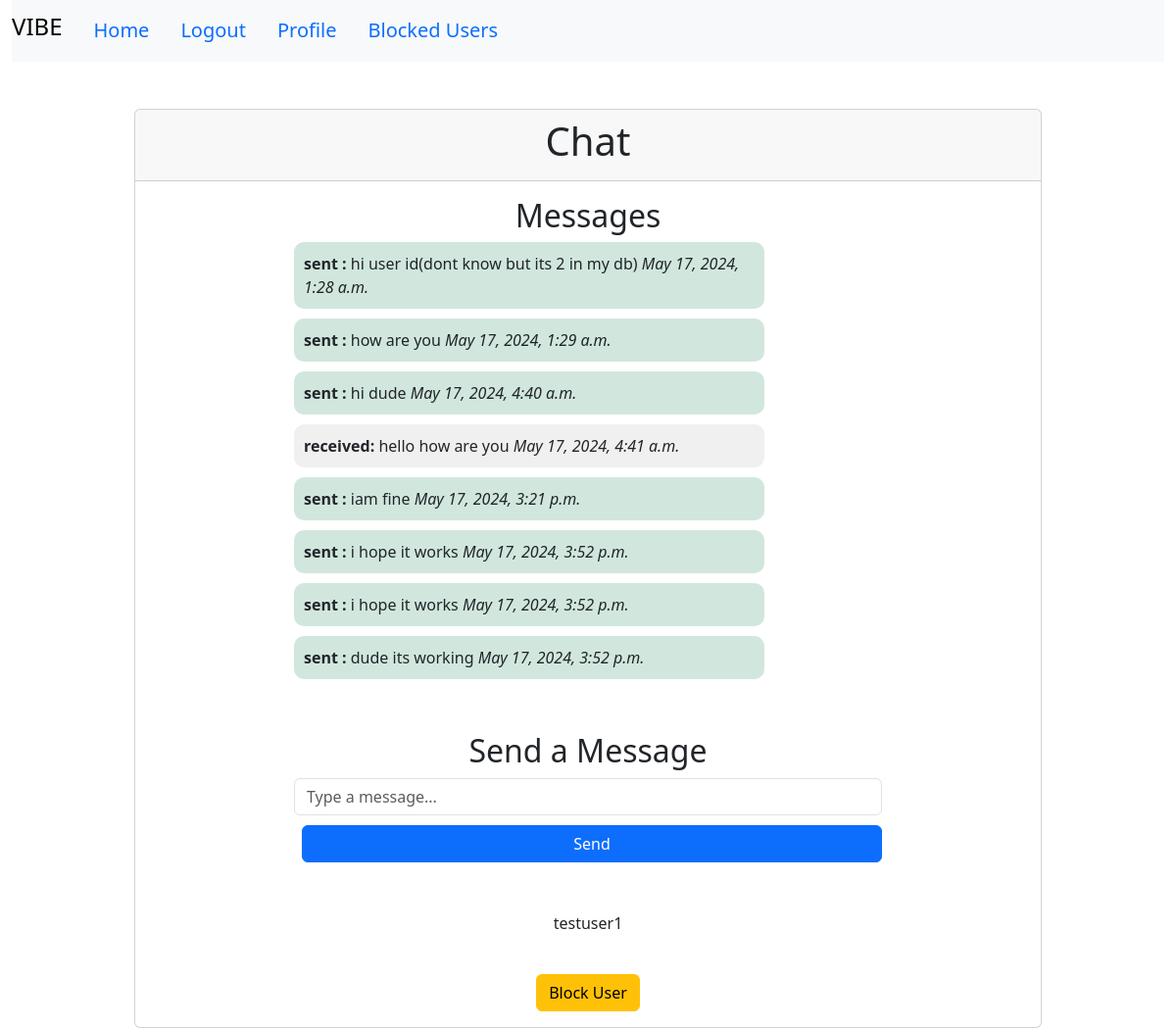
Screenshot of /chat/2/ (signed in) with the database file from the repository.
### vibeapp/models.py (models this page shows, shortened)
class Message(models.Model):
    sender = models.ForeignKey(CustomUser, related_name='sent_messages', on_delete=models.CASCADE)
    receiver = models.ForeignKey(CustomUser, related_name='received_messages', on_delete=models.CASCADE)
    content = models.TextField()
    timestamp = models.DateTimeField(default=timezone.now)

class CustomUser(AbstractUser):
    GENDER_CHOICES = [
        ('M', 'Male'),
        ('F', 'Female'),
        ('O', 'Other'),
    ]
    date_of_birth = models.DateField(null=True, blank=True)
    gender = models.CharField(max_length=1, choices=GENDER_CHOICES, null=True, blank=True)
    class_10_school = models.CharField(max_length=255, null=True, blank=True)
    class_10_passing_year = models.IntegerField(null=True, blank=True)
    class_12_school = models.CharField(max_length=255, null=True, blank=True)
    class_12_passing_year = models.IntegerField(null=True, blank=True)
    college_name = models.CharField(max_length=255, null=True, blank=True)
    expected_graduation_year = models.IntegerField(null=True, blank=True)
    groups = models.ManyToManyField(
        "auth.Group",
        verbose_name="groups",
        blank=True,
        related_name="custom_user_set",
        related_query_name="user",
    )
    user_permissions = models.ManyToManyField(
        "auth.Permission",
        verbose_name="user permissions",
        blank=True,
        related_name="custom_user_set",
        related_query_name="user",
    )

### vibeapp/views.py (the view, shortened to what this page needs)
# urls.py: path('chat/<int:user_id>/', views.chat_with_user, name='chat_with_user'),
@login_required
def chat_with_user(request, user_id):
    receiver = get_object_or_404(CustomUser, pk=user_id)
    if BlockedUser.objects.filter(Q(blocker=request.user, blocked=receiver) | Q(blocker=receiver, blocked=request.user)).exists():
        return redirect('home')
    vibe_match, created = VibeMatch.objects.get_or_create(
        user1=min(request.user, receiver, key=lambda u: u.id),
        user2=max(request.user, receiver, key=lambda u: u.id)
    )
    messages = Message.objects.filter(
        (Q(sender=request.user) & Q(receiver=receiver)) |
        (Q(sender=receiver) & Q(receiver=request.user))
    ).order_by('timestamp')
    if request.method == 'POST' and 'content' in request.POST:
        form = MessageForm(request.POST)
        if form.is_valid():
            message = form.save(commit=False)
            message.sender = request.user
            message.receiver = receiver
            message.save()
            messages_html = render_to_string('messages_partial.html', {'messages': messages, 'user': request.user})
            if request.is_ajax():
                return JsonResponse({'messages_html': messages_html})
            return redirect('chat_with_user', user_id=user_id)
    elif 'fetch_new' in request.GET:
        messages_html = render_to_string('messages_partial.html', {'messages': messages, 'user': request.user})
        return JsonResponse({'messages_html': messages_html})
    else:
        form = MessageForm()
    return render(request, 'chat.html', {
        'receiver': receiver,
        'messages': messages,
        'form': form,
        'user': request.user,
        'receiver_id': user_id,
        'vibe_match': vibe_match,
        'show_profile': vibe_match.matched
    })

### vibeapp/forms.py
class MessageForm(forms.ModelForm):
    class Meta:
        model = Message
        fields = ['content']
        widgets = {
            'content': forms.TextInput(attrs={'class': 'form-control', 'placeholder': 'Type a message...', 'autocomplete': 'off'}),
        }

### vibeapp/templates/chat.html (shortened to what this page needs)
{% extends 'home.html' %}
{% block body %}
<div class="container mt-5">
    <div class="row justify-content-center">
        <div class="col-md-10">
            <div class="card">
                <div class="card-header text-center">
                    <h1>Chat</h1>
                </div>
                <div class="card-body">
                    <div class="chat-container">
                        <div class="messages">
                            <h2 class="text-center">Messages</h2>
                            <ul class="list-group">
                                {% include 'messages_partial.html' %}
                            </ul>
                        </div>
                        <div class="send-message mt-4">
                            <h2 class="text-center">Send a Message</h2>
                            <form id="message-form" method="post" class="d-flex">
                                <div class="flex-grow-1">
                                    {{ form.content }}
                                </div>
                                <div class="ms-2">
                                    <button type="submit" name="send_message" class="btn btn-primary">Send</button>
                                </div>
                            </form>
                        </div>
                        <div class="vibe-actions text-center mt-4">
                            {% if not show_profile %}
                            <form method="post">
                                {% csrf_token %}
                                <button type="submit" name="vibe_action" value="vibe_match" class="btn btn-success">Vibe Match</button>
                                <button type="submit" name="vibe_action" value="vibe_not_match" class="btn btn-danger">Vibe Not Match</button>
                            </form>
                            {% else %}
                            <p class="mt-3">{{ receiver.username }}</p>
                            {% endif %}
                        </div>
                        <div class="block-user text-center mt-4">
                            <form method="post" action="{% url 'block_user' receiver_id %}">
                                <button type="submit" class="btn btn-warning">Block User</button>
                            </form>
                        </div>
                    </div>
                </div>
            </div>
        </div>
    </div>
</div>
{% endblock %}

### vibeapp/templates/messages_partial.html
{% for message in messages %}
<li class="{% if message.sender == user %}sent{% else %}received{% endif %}">
    <div class="message-content">
        <strong>{% if message.sender == user %}sent {% else %}received{% endif %}:</strong> {{ message.content }}
        <em>{{ message.timestamp }}</em>
    </div>
</li>
{% endfor %}

### vibeapp/static/styles.css (style rules this page uses)
.chat-container { display: flex; flex-direction: column; align-items: center; }
.messages { width: 100%; max-width: 600px; margin-bottom: 20px; }
.messages ul { list-style-type: none; padding: 0; }
.messages li { margin-bottom: 10px; }
.message-content { padding: 10px; border-radius: 10px; max-width: 80%; word-wrap: break-word; }
.received .message-content { background-color: #f1f0f0; align-self: flex-start; }
.sent .message-content { background-color: #d1e7dd; align-self: flex-end; }
.send-message { width: 100%; max-width: 600px; }
.send-message form { display: flex; flex-direction: column; }
.send-message button { align-self: flex-end; margin-top: 10px; }

### vibeapp/templates/home.html (style rules this page uses)
.btn-primary, .btn-secondary { margin: 10px 0; display: block; width: 100%; }

### rows the page displays
Message: shows "sent", content "hi user id(dont know but its 2 in my db)", timestamp "May 17, 2024, 1:28 a.m."
Message: shows "sent", content "how are you", timestamp "May 17, 2024, 1:29 a.m."
Message: shows "sent", content "hi dude", timestamp "May 17, 2024, 4:40 a.m."
Message: shows "received", content "hello how are you", timestamp "May 17, 2024, 4:41 a.m."
Message: shows "sent", content "iam fine", timestamp "May 17, 2024, 3:21 p.m."
Message: shows "sent", content "i hope it works", timestamp "May 17, 2024, 3:52 p.m."
Message: shows "sent", content "i hope it works", timestamp "May 17, 2024, 3:52 p.m."
Message: shows "sent", content "dude its working", timestamp "May 17, 2024, 3:52 p.m."
CustomUser: username "testuser1"
